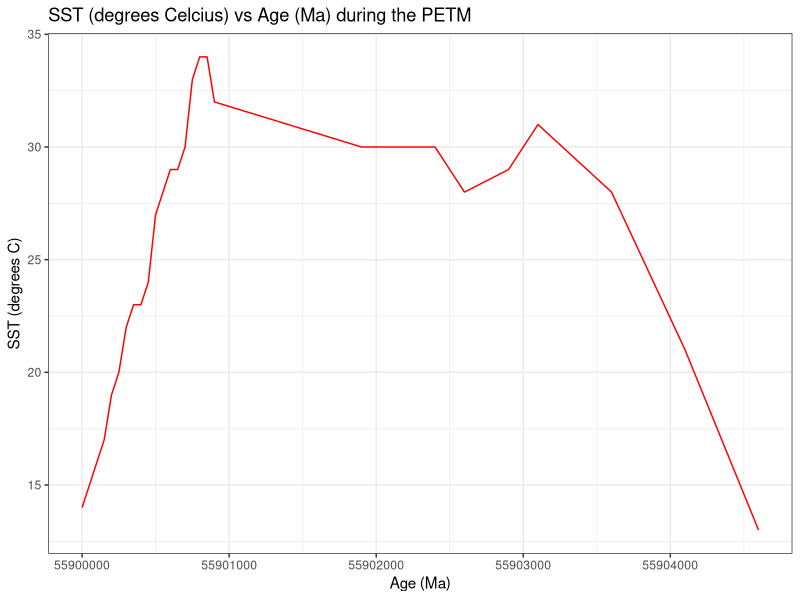

The R script that drew this image:
## ---- chunk 1
library(tidyverse) #these are all different libraries that help the code do different things
library(readxl)#the blue :library" part tells R that this is a library it should load and the black writing is the name of the specific library
library(ggplot2)#this library, for example, helps us make plots of our data

#notice that because there is a "#" symbol before all of the note text above, it's all just comments that don't affect the code!
## ---- chunk 2
PETM_data <- #we are making a new data set called "PETM_data" 
  read_excel("data/FAKE_PETM_SST_data.xlsx") #we are reading in the excel file with our data (which is in the data folder)
## ---- chunk 3
SSTvAge <- #We create a new plot that's named "SSTvAge"
ggplot(PETM_data, aes(x = Age, y = SST)) + #we call the function ggplot to input our data set and assign x and y variables
geom_line(size = 0.5, color = 'red')+ #We define a red line to connect our data points
labs(y = "SST (degrees C)", x = "Age (Ma)", title = "SST (degrees Celcius) vs Age (Ma) during the PETM" )+ #We give our graph labels
theme_bw() #We make the background grid theme/color black and white 
SSTvAge
